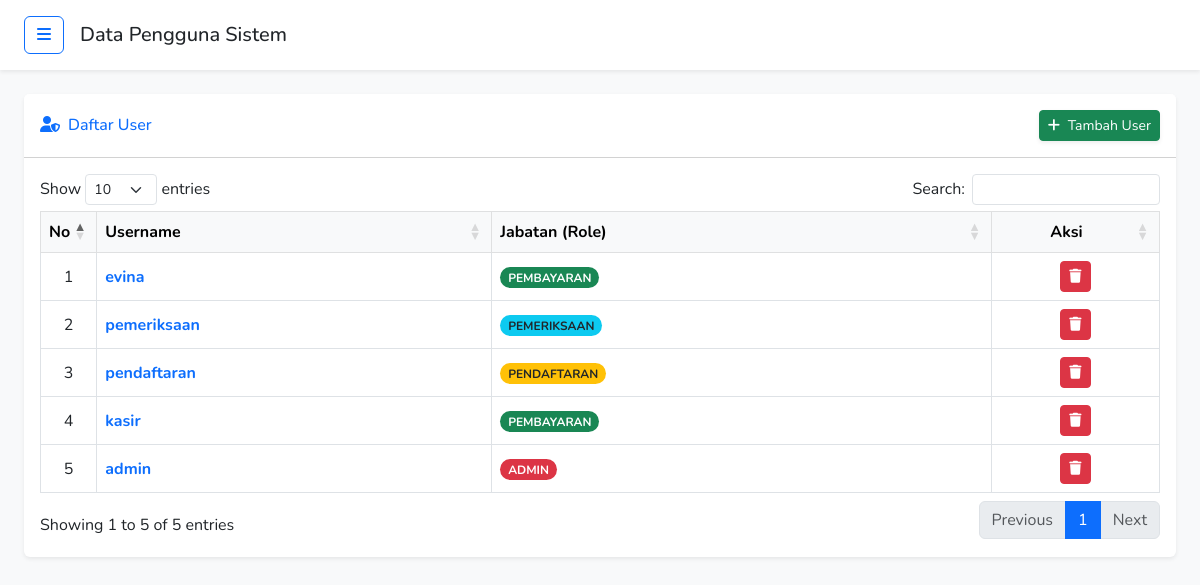
/user.php (signed in), run on the app's committed database.
### tables this page shows
CREATE TABLE `tb_user` (
  `id_user` int NOT NULL,
  `username` varchar(25) NOT NULL,
  `password` varchar(20) NOT NULL,
  `jabatan` enum('admin','pembayaran','pendaftaran','pemeriksaan') NOT NULL
);

### user.php (the view, shortened to what this page needs)
<?php
include 'koneksi.php';
?>
<!DOCTYPE html>
<html lang="id">
<head>
    <link href="https://cdn.jsdelivr.net/npm/bootstrap@5.3.0/dist/css/bootstrap.min.css" rel="stylesheet">
    <link rel="stylesheet" href="https://cdnjs.cloudflare.com/ajax/libs/font-awesome/6.4.0/css/all.min.css">
    <link rel="stylesheet" href="https://cdn.datatables.net/1.13.4/css/dataTables.bootstrap5.min.css">
</head>
<body>
    <div class="d-flex" id="wrapper">
        <div id="page-content-wrapper">
            <nav class="navbar navbar-expand-lg navbar-light bg-white py-3 px-4 shadow-sm">
                <div class="d-flex align-items-center">
                    <button class="btn btn-outline-primary" id="sidebarToggle"><i class="fas fa-bars"></i></button>
                    <h5 class="ms-3 mb-0 d-none d-md-block">Data Pengguna Sistem</h5>
                </div>
            </nav>
            <div class="container-fluid px-4 mt-4">
                <div class="card mb-4 border-0 shadow-sm">
                    <div class="card-header bg-white py-3 d-flex justify-content-between align-items-center">
                        <h6 class="m-0 font-weight-bold text-primary"><i class="fas fa-user-shield me-2"></i>Daftar User
                        </h6>
                        <a href="user_tambah.php" class="btn btn-success btn-sm shadow-sm">
                            <i class="fas fa-plus me-1"></i> Tambah User
                        </a>
                    </div>
                    <div class="card-body">
                        <div class="table-responsive">
                            <table class="table table-bordered table-hover align-middle" id="dataTable" width="100%">
                                <thead class="table-light">
                                    <tr>
                                        <th width="5%" class="text-center">No</th>
                                        <th>Username</th>
                                        <th>Jabatan (Role)</th>
                                        <th width="15%" class="text-center">Aksi</th>
                                    </tr>
                                </thead>
                                <tbody>
                                    <?php
                                    $nomor = 1;
                                    $ambil = $koneksi->query("SELECT * FROM tb_user ORDER BY id_user DESC");
                                    while ($pecah = $ambil->fetch_assoc()) {
                                    ?>
                                    <tr>
                                        <td class="text-center"><?= $nomor++; ?></td>
                                        <td class="fw-bold text-primary"><?= $pecah['username']; ?></td>
                                        <td>
                                            <?php
                                                $role = strtolower($pecah['jabatan']);
                                                $badge = 'secondary';
                                                if($role == 'admin') $badge = 'danger';
                                                elseif($role == 'pemeriksaan') $badge = 'info text-dark';
                                                elseif($role == 'pendaftaran') $badge = 'warning text-dark';
                                                elseif($role == 'pembayaran') $badge = 'success';
                                            ?>
                                            <span
                                                class="badge bg-<?= $badge ?> rounded-pill text-uppercase"><?= $pecah['jabatan']; ?></span>
                                        </td>
                                        <td class="text-center">
                                            <button class="btn btn-danger btn-sm btn-hapus"
                                                data-id="<?= $pecah['id_user']; ?>"
                                                data-nama="<?= $pecah['username']; ?>" title="Hapus User">
                                                <i class="fas fa-trash"></i>
                                            </button>
                                        </td>
                                    </tr>
                                    <?php } ?>
                                </tbody>
                            </table>
                        </div>
                    </div>
                </div>
            </div>
        </div>
    </div>
</body>
</html>

### user.php (style rules this page uses)
body { font-family: 'Nunito', sans-serif; background-color: #f8f9fa; overflow-x: hidden; }
#wrapper { display: flex; width: 100%; align-items: stretch; }
#page-content-wrapper { width: 100%; margin-left: 0; transition: margin 0.25s ease-out; }

### data on the page
tb_user: username "evina", jabatan "PEMBAYARAN"
tb_user: username "pemeriksaan", jabatan "PEMERIKSAAN"
tb_user: username "pendaftaran", jabatan "PENDAFTARAN"
tb_user: username "kasir", jabatan "PEMBAYARAN"
tb_user: username "admin", jabatan "ADMIN"
